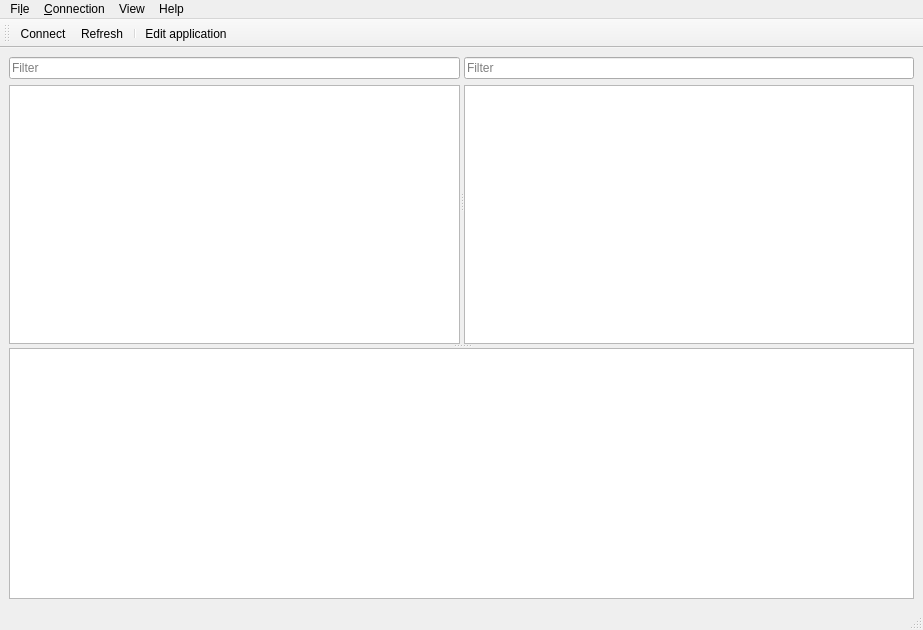
<?xml version="1.0" encoding="UTF-8"?>
<ui version="4.0">
 <class>MainWindow</class>
 <widget class="QMainWindow" name="MainWindow">
  <property name="geometry">
   <rect>
    <x>0</x>
    <y>0</y>
    <width>923</width>
    <height>630</height>
   </rect>
  </property>
  <property name="windowTitle">
   <string>Telepat Manager</string>
  </property>
  <widget class="QWidget" name="centralwidget">
   <layout class="QVBoxLayout" name="verticalLayout_2">
    <item>
     <widget class="QSplitter" name="consoleSplitter">
      <property name="orientation">
       <enum>Qt::Vertical</enum>
      </property>
      <widget class="QSplitter" name="treeViewSplitter">
       <property name="orientation">
        <enum>Qt::Horizontal</enum>
       </property>
       <widget class="QWidget" name="layoutWidget">
        <layout class="QVBoxLayout" name="treeViewLayout">
         <item>
          <widget class="QLineEdit" name="filterLineEdit">
           <property name="placeholderText">
            <string>Filter</string>
           </property>
          </widget>
         </item>
         <item>
          <widget class="QTreeView" name="contextsTreeView">
           <property name="minimumSize">
            <size>
             <width>100</width>
             <height>0</height>
            </size>
           </property>
           <property name="selectionBehavior">
            <enum>QAbstractItemView::SelectRows</enum>
           </property>
           <property name="animated">
            <bool>false</bool>
           </property>
          </widget>
         </item>
        </layout>
       </widget>
       <widget class="QStackedWidget" name="stackedWidget">
        <property name="currentIndex">
         <number>1</number>
        </property>
        <widget class="QWidget" name="contextEditor" native="true">
         <layout class="QVBoxLayout" name="verticalLayout">
          <property name="spacing">
           <number>0</number>
          </property>
          <property name="leftMargin">
           <number>0</number>
          </property>
          <property name="topMargin">
           <number>0</number>
          </property>
          <property name="rightMargin">
           <number>0</number>
          </property>
          <property name="bottomMargin">
           <number>0</number>
          </property>
          <item>
           <widget class="EditorTableView" name="tableView"/>
          </item>
         </layout>
        </widget>
        <widget class="ModelBrowser" name="modelBrowser" native="true">
         <layout class="QVBoxLayout" name="verticalLayout_3">
          <property name="spacing">
           <number>6</number>
          </property>
          <property name="leftMargin">
           <number>0</number>
          </property>
          <property name="topMargin">
           <number>0</number>
          </property>
          <property name="rightMargin">
           <number>0</number>
          </property>
          <property name="bottomMargin">
           <number>0</number>
          </property>
          <item>
           <widget class="QLineEdit" name="bFilterLineEdit">
            <property name="placeholderText">
             <string>Filter</string>
            </property>
           </widget>
          </item>
          <item>
           <widget class="QTreeView" name="treeView"/>
          </item>
         </layout>
         <zorder>tableView</zorder>
         <zorder>bFilterLineEdit</zorder>
         <zorder>treeView</zorder>
        </widget>
       </widget>
      </widget>
      <widget class="QPlainTextEdit" name="loggerWidget">
       <property name="readOnly">
        <bool>true</bool>
       </property>
      </widget>
     </widget>
    </item>
   </layout>
  </widget>
  <widget class="QMenuBar" name="menubar">
   <property name="geometry">
    <rect>
     <x>0</x>
     <y>0</y>
     <width>923</width>
     <height>27</height>
    </rect>
   </property>
   <widget class="QMenu" name="menuTelepat">
    <property name="title">
     <string>Fi&amp;le</string>
    </property>
    <addaction name="actionQuit"/>
   </widget>
   <widget class="QMenu" name="menuConnection">
    <property name="title">
     <string>&amp;Connection</string>
    </property>
    <widget class="QMenu" name="menu_history">
     <property name="title">
      <string>Connections &amp;history</string>
     </property>
    </widget>
    <addaction name="actionConnect"/>
    <addaction name="menu_history"/>
   </widget>
   <widget class="QMenu" name="menuHelp">
    <property name="title">
     <string>Help</string>
    </property>
    <addaction name="actionAbout"/>
   </widget>
   <widget class="QMenu" name="menuView">
    <property name="title">
     <string>View</string>
    </property>
    <addaction name="actionShowNameId"/>
   </widget>
   <addaction name="menuTelepat"/>
   <addaction name="menuConnection"/>
   <addaction name="menuView"/>
   <addaction name="menuHelp"/>
  </widget>
  <widget class="QStatusBar" name="statusbar"/>
  <widget class="QToolBar" name="toolBar">
   <property name="windowTitle">
    <string>toolBar</string>
   </property>
   <attribute name="toolBarArea">
    <enum>TopToolBarArea</enum>
   </attribute>
   <attribute name="toolBarBreak">
    <bool>false</bool>
   </attribute>
   <addaction name="actionConnect"/>
   <addaction name="actionRefresh"/>
   <addaction name="separator"/>
   <addaction name="actionEditApp"/>
  </widget>
  <action name="actionQuit">
   <property name="text">
    <string>&amp;Quit</string>
   </property>
  </action>
  <action name="actionConnect">
   <property name="icon">
    <iconset theme="network-server">
     <normalon>:/icon/ic_settings_input_antenna_48pt_@3x.png</normalon>
    </iconset>
   </property>
   <property name="text">
    <string>&amp;Connect...</string>
   </property>
   <property name="toolTip">
    <string>Connect to a Telepat instance</string>
   </property>
  </action>
  <action name="actionAbout">
   <property name="text">
    <string>&amp;About</string>
   </property>
  </action>
  <action name="actionRefresh">
   <property name="icon">
    <iconset theme="view-refresh">
     <normalon>:/icon/ic_refresh_48pt_@3x.png</normalon>
    </iconset>
   </property>
   <property name="text">
    <string>Refresh</string>
   </property>
   <property name="toolTip">
    <string>Refresh the list of contexts and models</string>
   </property>
  </action>
  <action name="actionShowNameId">
   <property name="checkable">
    <bool>true</bool>
   </property>
   <property name="checked">
    <bool>true</bool>
   </property>
   <property name="text">
    <string>&amp;Show by name</string>
   </property>
   <property name="toolTip">
    <string>Show names instead of IDs</string>
   </property>
  </action>
  <action name="actionEditApp">
   <property name="icon">
    <iconset theme="preferences-other"/>
   </property>
   <property name="text">
    <string>Edit application</string>
   </property>
   <property name="toolTip">
    <string>Edit application schema</string>
   </property>
  </action>
 </widget>
 <customwidgets>
  <customwidget>
   <class>EditorTableView</class>
   <extends>QTableWidget</extends>
   <header>editortableview.h</header>
  </customwidget>
  <customwidget>
   <class>ModelBrowser</class>
   <extends>QWidget</extends>
   <header>modelbrowser.h</header>
   <container>1</container>
  </customwidget>
 </customwidgets>
 <resources>
  <include location="resources/icons.qrc"/>
 </resources>
 <connections>
  <connection>
   <sender>actionQuit</sender>
   <signal>triggered()</signal>
   <receiver>MainWindow</receiver>
   <slot>close()</slot>
   <hints>
    <hint type="sourcelabel">
     <x>-1</x>
     <y>-1</y>
    </hint>
    <hint type="destinationlabel">
     <x>461</x>
     <y>314</y>
    </hint>
   </hints>
  </connection>
 </connections>
</ui>
